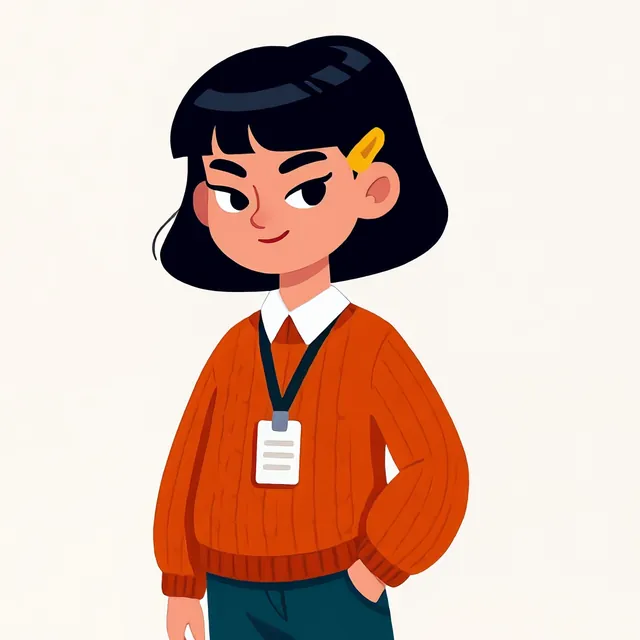
#> input picture web/img/call/mia.webp, 640 x 640 px
$ python asset_check.py ../../web/img/call/mia.webp --kind char
#> lines starting #> are read from the running program, lines starting #| are printed output that depends on the picture; after the words box and inside, x2 and y2 are one past the last pixel; in counts of white or black regions, pixels touching at a corner belong together
#!/usr/bin/env python3
"""Kiểm tra kỹ thuật tài nguyên kho dựng (docs/ASSET-LIBRARY.md § "Lưu trữ & sao lưu" → "Cổng kiểm tra kỹ thuật").

  python scripts/video/asset_check.py <file> --kind char|room|prop|clip|stacked [--ratio 3:4] [--trimmed] [--profile-out rooms/<room>.json]

In ra 1 dòng JSON: {"status": "PASS|WARN|FAIL", "checks": [{"name","status","value","limit","reason"}], "metrics": {...}, "suggest": {...}}
FAIL = không được nhập kho (scripts/video/library.mjs ingest gọi lệnh này). WARN = nhập được, ghi lý do vào manifest.
Cần: numpy, pillow, ffmpeg/ffprobe. Các hàm đo nhận mảng numpy để test bằng ảnh/clip tổng hợp (scripts/test/asset_check_test.py).
"""
import argparse, json, math, os, subprocess, sys

import numpy as np
sys.path.insert(0, os.path.dirname(os.path.abspath(__file__)))
from PIL import Image

# ---------- ngưỡng (đã chỉnh trên kho thật 17/10 – xem docs/ASSET-LIBRARY.md) ----------
T = {
    'ratio_tol': 0.02,          # tỉ lệ khung lệch tối đa 2 %
    'char_min_short': 1500,     # ảnh nhân vật "2K": cạnh ngắn ≥ 1500 px
    'room_min_short': 1080,
    'bg_mad': 6.0,              # độ lệch tuyệt đối trung vị vùng mép (0–255) – nền trơn
    'bg_p95': 22.0,             # phân vị 95 độ lệch vùng mép
    'margin': 0.02,             # nhân vật cách mép ≥ 2 %
    'text_density': 0.012,      # mật độ cạnh mảnh ở góc ngoài nhân vật → nghi chữ/watermark (WARN)
    'brand_share': 0.03,        # ≥ 3 % điểm ảnh gần màu thương hiệu (WARN nếu thấp)
    'floor_busy': 0.075,        # mật độ cạnh vùng sàn giữa nửa dưới (phòng) – cao = có đồ giữa sàn
    'dur': 5.0, 'dur_tol': 0.2,
    'fps': (24, 25, 30),
    'black_luma': 16.0,
    'dup_diff': 0.05,           # chênh lệch khung < 0,05/255 = khung trùng
    'dup_run': 6,               # ≥ 6 khung trùng hệt liên tiếp (≥ 0,25 s đứng hình) = FAIL
    'jerk_k': 3.5,              # khung đột biến: diff > k × trung vị 6 khung lân cận và > jerk_abs
    'jerk_abs': 8.0,
    'motion_low': 0.6,          # năng lượng chuyển động thấp → gợi ý vai listener/idle (không phải lỗi)
    'drift': 1.0,               # điểm trôi nhận dạng: tóc mọc thêm > 60 % hoặc màu áo lệch > 60 (RGB) → FAIL
    'foot': 0.015,              # đáy bbox dao động < 1,5 % chiều cao khung
    'bg_shift': 8.0,            # màu nền mép thay đổi theo thời gian (0–255)
    'flicker': 0.004,           # tỉ lệ điểm alpha bật-tắt-bật giữa 3 khung (trên diện tích mặt nạ)
    'shadow_ratio': 0.18,       # tỉ lệ điểm bán trong suốt ở 4 % đáy mặt nạ → còn bóng sàn dính
    'green_fringe': 0.025,      # khung xấu nhất: > 2,5 % điểm đặc màu phông xanh = mảng phông lọt (lỗi Mia 18/10: 3,4 %); kho đạt 18/10 ≤ 1,8 % (viền tóc/tay, áo teal)
    'green_fringe_warn': 0.015,
    'audio_db': -45.0,          # max_volume > -45 dB = có âm thanh (clip kho phải im lặng)
}
BRAND = ['#0F3D3E', '#17595A', '#E5502F', '#F2553B', '#FFB054', '#FFC94A', '#FFD36A', '#FF8FA3', '#FFF7EA', '#FFE7C2', '#2FBF71']


def chk(name, ok, value=None, limit=None, reason='', level='FAIL'):
    return {'name': name, 'status': 'PASS' if ok else level, 'value': value, 'limit': limit, 'reason': '' if ok else reason}


def overall(checks):
    s = [c['status'] for c in checks]
    return 'FAIL' if 'FAIL' in s else 'WARN' if 'WARN' in s else 'PASS'


def r(x, n=4):
    return None if x is None else round(float(x), n)


# ---------- đo trên ảnh ----------
def parse_ratio(s):
    a, b = (float(v) for v in str(s).replace('x', ':').split(':'))
    return a / b


def ratio_ok(w, h, ratio, tol=None):
    tol = T['ratio_tol'] if tol is None else tol
    return abs((w / h) / ratio - 1) <= tol


def border(arr, frac=0.02):
    """Dải mép 4 cạnh (frac kích thước) → mảng điểm Nx3."""
    h, w = arr.shape[:2]
    b = max(2, int(round(min(h, w) * frac)))
    return np.concatenate([arr[:b].reshape(-1, 3), arr[-b:].reshape(-1, 3), arr[:, :b].reshape(-1, 3), arr[:, -b:].reshape(-1, 3)]).astype(np.float32)


def border_uniformity(arr):
    """Nền trơn: độ lệch so với màu trung vị dải mép. → (median_rgb, mad, p95)."""
    px = border(arr)
    med = np.median(px, axis=0)
    dev = np.abs(px - med).max(axis=1)
    return med, float(np.median(dev)), float(np.percentile(dev, 95))


def fg_mask(arr, bg, thr=28):
    """Tiền cảnh = điểm lệch màu nền > thr (tổng |ΔRGB|)."""
    return np.abs(arr.astype(np.int16) - np.asarray(bg, np.int16)).sum(axis=2) > thr


def bbox(mask, frac=0.002):
    """Khung bao tiền cảnh bỏ đốm lẻ: chỉ tính hàng/cột có ≥ max(2, frac·kích thước) điểm."""
    if not mask.any():
        return None
    h, w = mask.shape
    rows = np.nonzero(mask.sum(axis=1) >= max(2, frac * w))[0]
    cols = np.nonzero(mask.sum(axis=0) >= max(2, frac * h))[0]
    if not len(rows) or not len(cols):
        return None
    return int(cols.min()), int(rows.min()), int(cols.max()), int(rows.max())


def bbox_margins(mask):
    """Khoảng cách bbox tiền cảnh tới 4 mép, tính theo tỉ lệ chiều tương ứng (trái, trên, phải, dưới).
    Bỏ viền 0,3 % ngoài cùng (Kling hay để 1–2 hàng điểm rác ở mép ảnh)."""
    h, w = mask.shape
    e = max(1, int(round(min(h, w) * 0.003)))
    mask = mask.copy(); mask[:e] = False; mask[-e:] = False; mask[:, :e] = False; mask[:, -e:] = False
    b = bbox(mask)
    if not b:
        return None
    x0, y0, x1, y1 = b
    return x0 / w, y0 / h, (w - 1 - x1) / w, (h - 1 - y1) / h


def gray(arr):
    return arr[..., :3].astype(np.float32) @ np.array([0.299, 0.587, 0.114], np.float32)


def edges(g, thr=40):
    gx = np.abs(np.diff(g, axis=1, prepend=g[:, :1]))
    gy = np.abs(np.diff(g, axis=0, prepend=g[:1]))
    return (gx + gy) > thr


def largest_component(mask, max_side=240):
    """Thành phần liên thông lớn nhất (nhân vật chính) – tính trên mặt nạ thu nhỏ, trả về mặt nạ cỡ gốc."""
    from collections import deque
    h, w = mask.shape
    k = max(1, int(math.ceil(max(h, w) / max_side)))
    sm = mask[: h - h % k or h, : w - w % k or w]
    sm = sm.reshape(sm.shape[0] // k, k, sm.shape[1] // k, k).any(axis=(1, 3))
    lab = np.zeros(sm.shape, np.int32); best, best_n, cur = 0, 0, 0
    H, W = sm.shape
    for y0, x0 in zip(*np.nonzero(sm)):
        if lab[y0, x0]:
            continue
        cur += 1; n = 0; q = deque([(y0, x0)]); lab[y0, x0] = cur
        while q:
            y, x = q.popleft(); n += 1
            for yy, xx in ((y + 1, x), (y - 1, x), (y, x + 1), (y, x - 1)):
                if 0 <= yy < H and 0 <= xx < W and sm[yy, xx] and not lab[yy, xx]:
                    lab[yy, xx] = cur; q.append((yy, xx))
        if n > best_n:
            best, best_n = cur, n
    big = np.repeat(np.repeat(lab == best, k, axis=0), k, axis=1)
    out = np.zeros_like(mask); out[: big.shape[0], : big.shape[1]] = big[:h, :w]
    return out & mask if best else np.zeros_like(mask)


def text_score(arr, mask):
    """Chữ/watermark: mật độ cạnh tương phản cao ở 4 góc (14 % × 8 %), bỏ phần thuộc nhân vật chính (thành phần liên thông lớn nhất, nới rộng)."""
    h, w = mask.shape
    e = edges(gray(arr), 60)
    pad = max(3, int(min(h, w) * 0.01))
    main = dilate(largest_component(mask), pad) if mask.any() else mask
    ch, cw = int(h * 0.08), int(w * 0.14)
    best = 0.0
    for ys, xs in ((slice(0, ch), slice(0, cw)), (slice(0, ch), slice(w - cw, w)), (slice(h - ch, h), slice(0, cw)), (slice(h - ch, h), slice(w - cw, w))):
        reg = e[ys, xs] & ~main[ys, xs]
        best = max(best, float(reg.mean()))
    return best


def dilate(m, n):
    out = m.copy()
    for _ in range(max(1, n // 2)):
        o = out.copy()
        o[1:] |= out[:-1]; o[:-1] |= out[1:]; o[:, 1:] |= out[:, :-1]; o[:, :-1] |= out[:, 1:]
        out = o
    return out


def hex2rgb(h):
    h = h.lstrip('#')
    return [int(h[i:i + 2], 16) for i in (0, 2, 4)]


def brand_share(arr, mask=None, tol=60):
    """Tỉ lệ điểm (trong mask) gần 1 màu thương hiệu (khoảng cách RGB Euclid < tol)."""
    px = arr.reshape(-1, 3).astype(np.float32)
    if mask is not None:
        px = px[mask.reshape(-1)]
    if not len(px):
        return 0.0
    if len(px) > 200000:
        px = px[:: len(px) // 200000 + 1]
    pal = np.array([hex2rgb(c) for c in BRAND], np.float32)
    d = np.sqrt(((px[:, None, :] - pal[None]) ** 2).sum(axis=2)).min(axis=1)
    return float((d < tol).mean())


# [66 lines left out: functions floor_busy, estimate_floor, not called in this run]


def load_image(path):
    im = Image.open(path)
    info = {'w': im.width, 'h': im.height, 'mode': im.mode, 'bits': 8 if im.mode in ('RGB', 'RGBA', 'L', 'P', 'LA') else 16}
    icc = im.info.get('icc_profile')
    info['icc'] = None if not icc else ('sRGB' if b'sRGB' in icc or b's\x00R\x00G\x00B' in icc else 'other')
    alpha = None
    if im.mode in ('RGBA', 'LA') or (im.mode == 'P' and 'transparency' in im.info):
        rgba = np.asarray(im.convert('RGBA'))
        alpha = rgba[..., 3]
        arr = rgba[..., :3]
    else:
        arr = np.asarray(im.convert('RGB'))
    return arr, alpha, info


def check_image(path, kind, ratio=None):
    arr, alpha, info = load_image(path)
    w, h = info['w'], info['h']
    C, M, S = [], {'w': w, 'h': h, 'mode': info['mode']}, {}
    if ratio is None:
        ratio = {'char': '3:4', 'room': '9:16'}.get(kind)
    if ratio:
        oks = [ratio_ok(w, h, parse_ratio(x)) for x in str(ratio).split('|')]  # "3:4|9:16" = chấp nhận một trong các tỉ lệ
        C.append(chk('ratio', any(oks), r(w / h), ratio, f'tỉ lệ {w}×{h} ≠ {ratio}'))
    if kind in ('char', 'room'):
        mn = T['char_min_short'] if kind == 'char' else T['room_min_short']
        C.append(chk('size', min(w, h) >= mn, min(w, h), mn, f'cạnh ngắn {min(w, h)} px < {mn} (chưa phải bản 2K gốc)'))
    C.append(chk('bitdepth', info['bits'] == 8 and info['mode'] in ('RGB', 'RGBA'), info['mode'], 'RGB/RGBA 8-bit', f'chế độ màu {info["mode"]}'))
    C.append(chk('colorspace', info['icc'] in (None, 'sRGB'), info['icc'] or 'untagged=sRGB', 'sRGB', 'hồ sơ màu không phải sRGB'))
    if alpha is not None:
        semi = float(((alpha > 0) & (alpha < 255)).mean()); opaque = float((alpha == 255).mean())
        M['alphaSemi'] = r(semi); M['alphaOpaque'] = r(opaque)
        if kind == 'prop':
            fg = alpha > 0
            b = bbox(alpha > 128)
            stray = 0.0
            if b:
                x0, y0, x1, y1 = b
                inside = np.zeros_like(fg); inside[y0:y1 + 1, x0:x1 + 1] = True
                stray = float((fg & ~dilate(inside, 6)).mean())
            M['alphaStray'] = r(stray)
            C.append(chk('alpha_junk', stray < 0.001 and semi < 0.08, r(stray), '<0.001 rời rạc · <8 % bán trong', 'alpha rác (điểm rời ngoài vật thể / quá nhiều bán trong suốt)', 'WARN'))
        else:
            C.append(chk('alpha_junk', opaque > 0.999, r(opaque), 'ảnh nền trơn không cần alpha', 'kênh alpha thừa/không đặc – ảnh gốc phải RGB nền trơn', 'FAIL' if kind == 'room' else 'WARN'))
    if kind == 'char':
        bg, mad, p95 = border_uniformity(arr)
        M.update(bgRGB=[int(v) for v in bg], bgMad=r(mad, 2), bgP95=r(p95, 2))
        C.append(chk('bg_uniform', mad <= T['bg_mad'] and p95 <= T['bg_p95'], [r(mad, 2), r(p95, 2)], [T['bg_mad'], T['bg_p95']], 'nền không trơn đều (vùng mép lệch màu)'))
        mask = fg_mask(arr, bg)
        mg = bbox_margins(mask)
        M['margins'] = [r(v, 3) for v in mg] if mg else None
        C.append(chk('in_frame', bool(mg) and min(mg) >= T['margin'], r(min(mg), 3) if mg else None, T['margin'], 'nhân vật chạm/sát mép khung (cần cách ≥ 2 %)'))
        ts = text_score(arr, mask); M['textScore'] = r(ts)
        C.append(chk('no_text', ts < T['text_density'], r(ts), T['text_density'], 'nghi có chữ/watermark ở góc ảnh', 'WARN'))
        bs = brand_share(arr, mask); M['brandShare'] = r(bs, 3)
        C.append(chk('palette', bs >= T['brand_share'], r(bs, 3), T['brand_share'], 'bảng màu xa màu thương hiệu', 'WARN'))
    elif kind == 'room':
        ts = text_score(arr, np.zeros(arr.shape[:2], bool)); M['textScore'] = r(ts)
        C.append(chk('no_text', ts < T['text_density'] * 3, r(ts), T['text_density'] * 3, 'nghi có chữ/watermark ở góc ảnh', 'WARN'))
        fb = floor_busy(arr); M['floorBusy'] = r(fb)
        C.append(chk('floor_empty', fb <= T['floor_busy'], r(fb), T['floor_busy'], 'vùng sàn giữa nửa dưới có đồ vật/chi tiết (luật §0: chừa sàn trống cho nhân vật)'))
        prof = estimate_floor(arr); S['floorProfile'] = prof
        C.append(chk('floor_profile', prof['confidence'] >= 0.3, prof['confidence'], 0.3, 'không ước lượng chắc được điểm tụ – sửa tay rooms/<room>.json', 'WARN'))
        bs = brand_share(arr); M['brandShare'] = r(bs, 3)
        C.append(chk('palette', bs >= T['brand_share'], r(bs, 3), T['brand_share'], 'bảng màu xa màu thương hiệu', 'WARN'))
    elif kind == 'prop':
        bs = brand_share(arr, (alpha > 128) if alpha is not None else None); M['brandShare'] = r(bs, 3)
        C.append(chk('palette', bs >= T['brand_share'], r(bs, 3), T['brand_share'], 'bảng màu xa màu thương hiệu', 'WARN'))
    return {'status': overall(C), 'checks': C, 'metrics': M, 'suggest': S}


# ---------- đo trên clip ----------
def ffprobe(path):
    out = subprocess.run(['ffprobe', '-v', 'error', '-show_streams', '-show_format', '-of', 'json', path], capture_output=True, text=True, check=True).stdout
    return json.loads(out)


# [31 lines left out: functions frame_times, audio_peak_db, read_frames, not called in this run]


def frame_diffs(frames):
    f = frames.astype(np.float32)
    return np.abs(np.diff(f, axis=0)).mean(axis=(1, 2, 3)) if len(f) > 1 else np.zeros(0)


def black_frames(frames):
    return [int(i) for i, m in enumerate(gray(frames).mean(axis=(1, 2))) if m < T['black_luma']]


# [35 lines left out: functions dup_runs, frame_diffs2, cadence_twos, jerk_frames, not called in this run]


def motion_energy(diffs):
    return float(np.mean(diffs)) if len(diffs) else 0.0


# [335 lines left out: functions masks_for, dominant_rgb, head_stats, identity_drift, foot_wobble, bg_shift and 10 more, not called in this run]


def main():
    ap = argparse.ArgumentParser()
    ap.add_argument('file'); ap.add_argument('--kind', required=True, choices=['char', 'room', 'prop', 'clip', 'stacked'])
    ap.add_argument('--ratio'); ap.add_argument('--trimmed', action='store_true')
    ap.add_argument('--who', help='nhân vật (bật kiểm anatomy & style)'); ap.add_argument('--ref', help='JSON số đo DNA của nhân vật')
    ap.add_argument('--cast-stroke', help='biên nét viền của dàn: lo,hi'); ap.add_argument('--sheet', help='ghi bảng ghép JPG')
    ap.add_argument('--no-anatomy', action='store_true')
    ap.add_argument('--src-size', help='W,H khung clip gốc (bản stacked: quy cổng smooth về khung gốc)')
    ap.add_argument('--ai-sheet', help='ghi bảng gửi AI thị giác (≤ 768 px, ô 1 = DNA viền xanh lá)'); ap.add_argument('--ai-ref', help='ảnh DNA cho ô 1 của --ai-sheet'); ap.add_argument('--head-sheet', help='ghi bảng cận đầu cho AI (nhận diện)')
    a = ap.parse_args()
    if not os.path.exists(a.file):
        print(json.dumps({'status': 'FAIL', 'checks': [chk('exists', False, None, None, 'không thấy file')], 'metrics': {}, 'suggest': {}})); return
    if a.kind in ('clip', 'stacked'):
        res = check_clip(a.file, a.kind, a.trimmed, [int(x) for x in a.src_size.split(',')] if a.src_size else None)
    elif a.file.lower().endswith('.svg'):
        res = {'status': 'PASS', 'checks': [chk('svg', open(a.file, 'rb').read(200).lstrip().startswith((b'<svg', b'<?xml')), None, None, 'SVG không hợp lệ')], 'metrics': {'bytes': os.path.getsize(a.file)}, 'suggest': {}}
        res['status'] = overall(res['checks'])
    else:
        res = check_image(a.file, a.kind, a.ratio)
#> in load_image, im is the input picture: PIL image 640x640 RGB; mean R, G, B 212.5, 184.5, 172.2
#> in check_image, `arr, alpha, info = load_image(path)`: info = 5 items
#> in check_image, `w, h = info['w'], info['h']`: w = 640
#> in check_image, `C, M, S = [], {'w': w, 'h': h, 'mode': info['mode']}, {}`: C = []; M = {'w': 640, 'h': 640, 'mode': 'RGB'}
#> in check_image, `oks = [ratio_ok(w, h, parse_ratio(x)) for x in str(ratio).split('|')] ..`: oks = [False]
#> in border_uniformity, `med = np.median(px, axis=0)`: med = [251, 247, 241]
#> in check_image, `bg, mad, p95 = border_uniformity(arr)`: mad = 2; p95 = 248
#> in fg_mask, `return np.abs(arr.astype(np.int16) - np.asarray(bg, np.int16)).sum(axi..`:
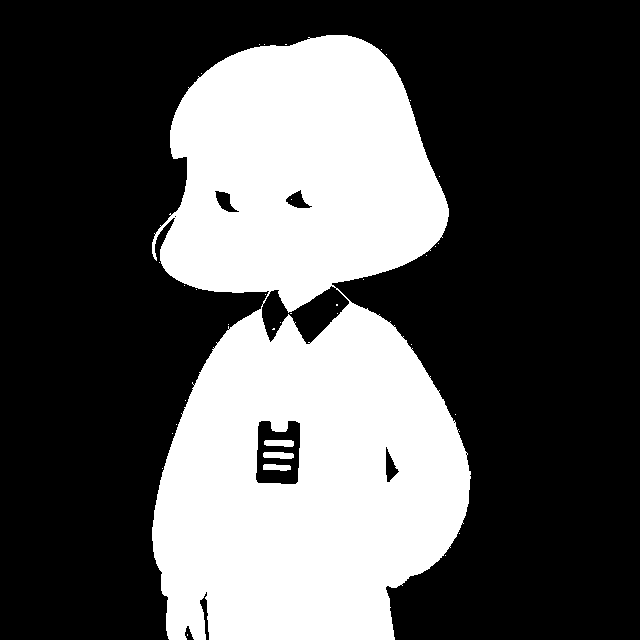
#> returned value: shape (640, 640) bool; 33.9% white; 37 white regions (33 under 20 px), largest, box (x1, y1, x2, y2) and area: (152, 35, 471, 640) 138272, (263, 452, 294, 459) 185, (264, 440, 294, 447) 184, (263, 464, 291, 471) 158
#> in bbox_margins, `mask[-e:] = False`:
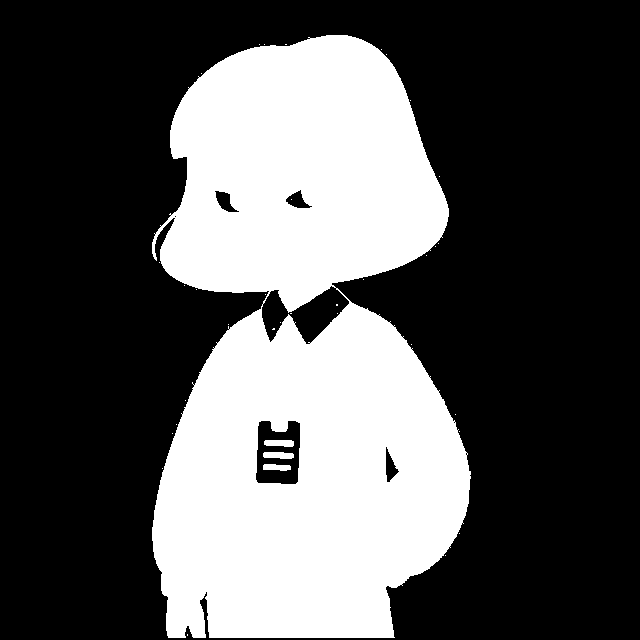
#> mask: shape (640, 640) bool; 33.8% white; 37 white regions (33 under 20 px), largest, box (x1, y1, x2, y2) and area: (152, 35, 471, 638) 137838, (263, 452, 294, 459) 185, (264, 440, 294, 447) 184, (263, 464, 291, 471) 158
#> in bbox, `rows = np.nonzero(mask.sum(axis=1) >= max(2, frac * w))[0]`: rows = 603 values from 35 to 637
#> in bbox, `cols = np.nonzero(mask.sum(axis=0) >= max(2, frac * h))[0]`: cols = 319 values from 152 to 470
#> in bbox_margins, `b = bbox(mask)`: b = (152, 35, 470, 637)
#> in bbox_margins, `x0, y0, x1, y1 = b`: x0 = 152; y0 = 35; x1 = 470; y1 = 637
#> in check_image, `mg = bbox_margins(mask)`: mg = (0.237, 0.0547, 0.264, 0.00313)
#> in gray, `return arr[..., :3].astype(np.float32) @ np.array([0.299, 0.587, 0.114..`:
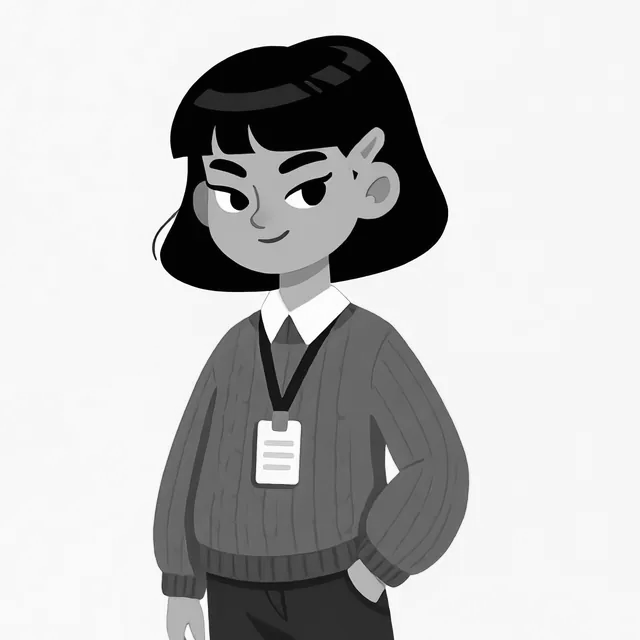
#> returned value: shape (640, 640) float32; min 0, max 255, mean 191.5
#> in edges, `gy = np.abs(np.diff(g, axis=0, prepend=g[:1]))`:
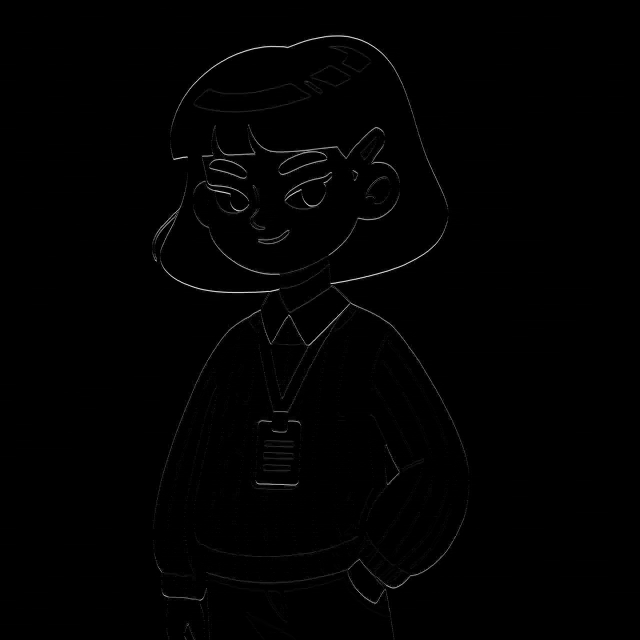
#> gy: shape (640, 640) float32; min 0, max 219.1, mean 1.6
#> in largest_component, `sm = sm.reshape(sm.shape[0] // k, k, sm.shape[1] // k, k).any(axis=(1,..`:
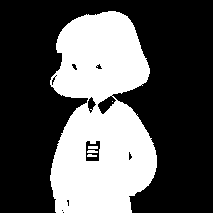
#> sm: shape (213, 213) bool; 34.9% white; 5 white regions (1 under 20 px), largest, box (x1, y1, x2, y2) and area: (50, 11, 157, 213) 15733, (88, 146, 98, 149) 30, (87, 150, 98, 153) 29, (87, 154, 97, 157) 24
#> the loop in largest_component, `for y0, x0 in zip(*np.nonzero(sm)):` made 15817 passes
#> (y0, x0, cur, best, best_n) on pass 1: (11, 108, 1, 1, 15728)
#> after the loop in largest_component, `for y0, x0 in zip(*np.nonzero(sm)):`:
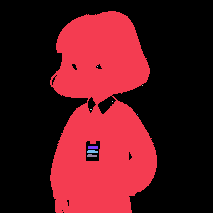
#> lab: shape (213, 213) int32; 10 distinct labels, from 0 to 9; one colour per label, 0 black
#> after the loop in largest_component, `for y0, x0 in zip(*np.nonzero(sm)):`: best = 1; best_n = 15728; cur = 9
#> the loop in dilate, `for _ in range(max(1, n // 2)):` made 3 passes
#> pass 3, in dilate, `out = o`:
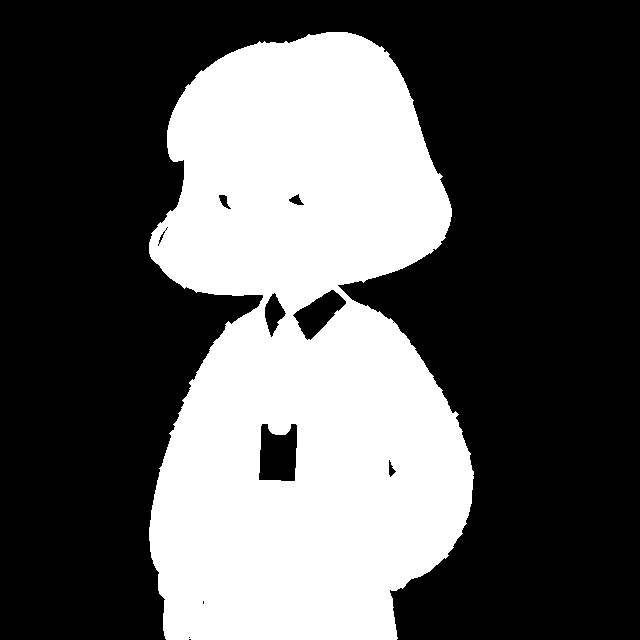
#> out: shape (640, 640) bool; 35.5% white; 1 white region, box (x1, y1, x2, y2) and area: (149, 32, 474, 640) 145557
#> in check_image, `ts = text_score(arr, mask)`: ts = 0
#> in check_image, `bs = brand_share(arr, mask)`: bs = 0.63
#> in overall, `s = [c['status'] for c in checks]`: s = ['FAIL', 'FAIL', 'PASS', 'PASS', 'FAIL', 'FAIL', 'PASS', 'PASS']
#> res = 4 items
    ref = json.loads(a.ref) if a.ref else None
    cs = [float(x) for x in a.cast_stroke.split(',')] if a.cast_stroke else None
    tiles = []
    if a.kind in ('clip', 'stacked'):
        n = max(1, int(res['metrics'].get('frames') or 1))
        idx6 = sorted({0, n // 5, 2 * n // 5, 3 * n // 5, 4 * n // 5, n - 1})
        pairs = grab_frames(a.file, idx6, a.kind == 'stacked')
        tiles = [p[0] for p in pairs]
        if a.who and not a.no_anatomy:
            pick = [0, len(pairs) // 2, len(pairs) - 1]
            C, figs = anatomy_block([pairs[i] for i in pick], a.who, ref, cs, ['đầu', 'giữa', 'cuối'])
            res['checks'] += C; res['metrics']['anatomy'] = figs
    elif not a.file.lower().endswith('.svg'):
        arr, alpha, _ = load_image(a.file)
        tiles = [arr]
        if a.who and a.kind == 'char' and not a.no_anatomy:
            bg, _, _ = border_uniformity(arr)
            C, figs = anatomy_block([(arr, fg_mask(arr, bg))], a.who, ref, cs, ['ảnh'])
            res['checks'] += C; res['metrics']['anatomy'] = figs
            res['suggest']['ref'] = {k: figs['ảnh'].get(k) for k in ('headRatio', 'strokeW', 'paletteSig', 'eyeEdges', 'noise')}
    res['status'] = overall([c for c in res['checks'] if c['status'] != 'INFO'])
    if a.sheet and tiles:
        res['sheet'] = contact_sheet(tiles, a.sheet)
    if a.ai_sheet and tiles:
        import asset_anatomy as AN
        ref_rgb = None
        if a.ai_ref and os.path.exists(a.ai_ref):
            ref_rgb = np.asarray(Image.open(a.ai_ref).convert('RGB'))
        res['aiSheet'] = AN.ai_sheet(ref_rgb, tiles, a.ai_sheet)
        if a.head_sheet:
            res['headSheet'] = AN.head_sheet(ref_rgb, tiles, a.head_sheet)
    print(json.dumps(res, ensure_ascii=False, default=lambda o: float(o) if isinstance(o, np.floating) else int(o) if isinstance(o, np.integer) else str(o)))
#> (printed output is left out)


if __name__ == '__main__':
    main()
